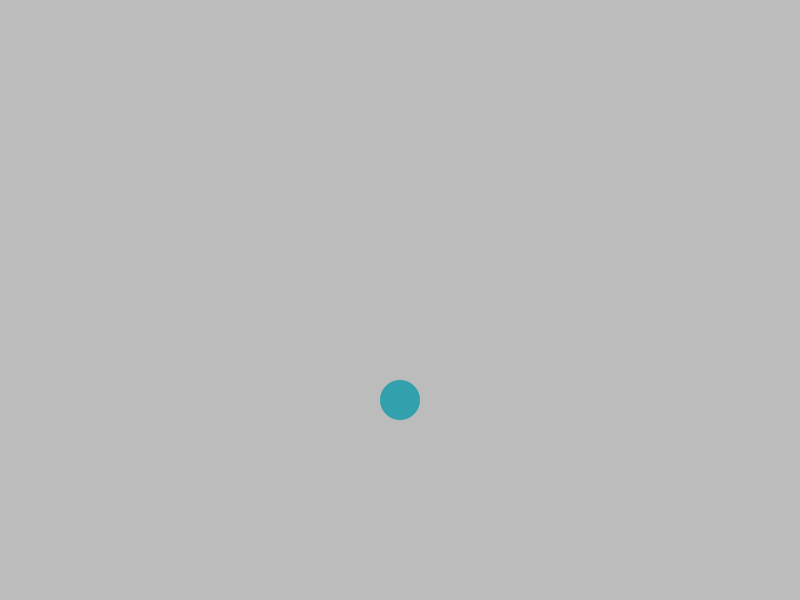
Frame 1 (no input)
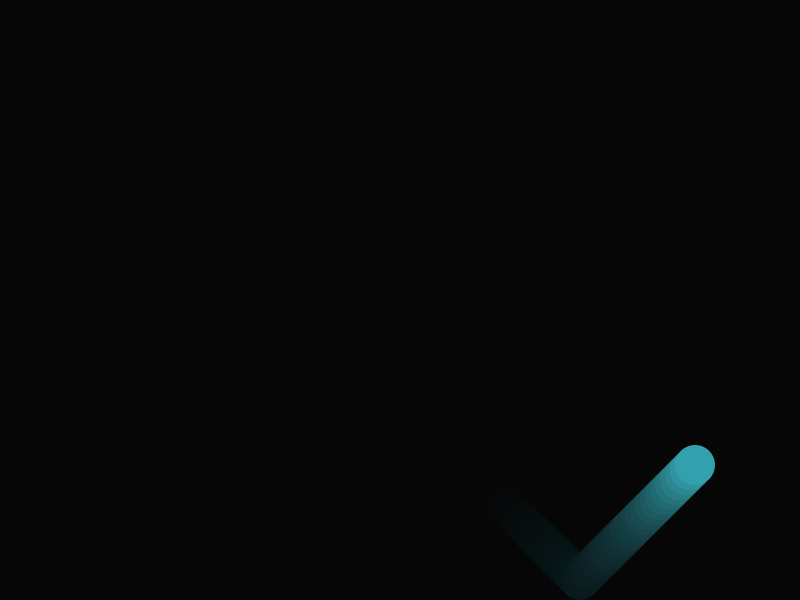
Frame 60 (the mouse pressed at the canvas centre just before this capture)
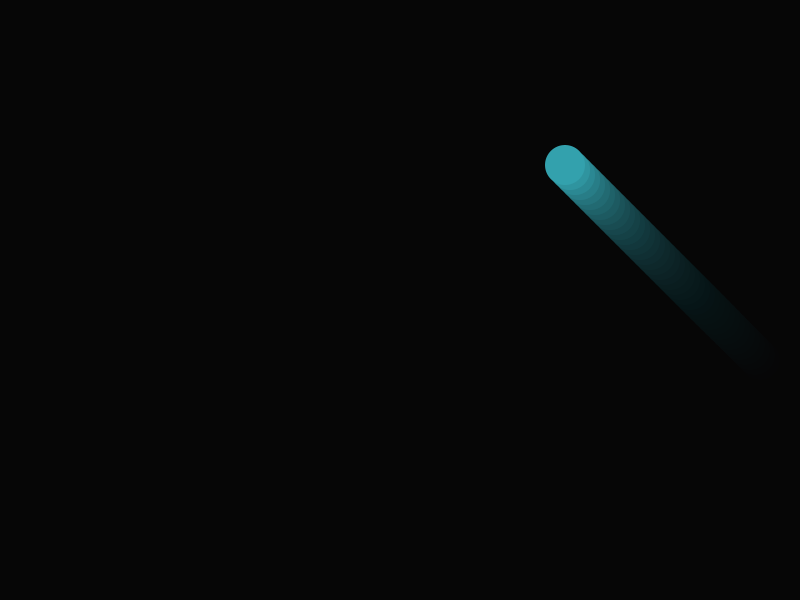
Frame 120 (the mouse held since frame 60 and released just before this capture)

The Processing sketch that drew these frames (run headless with seeded random() and noise(); from frame 60 on, the mouse is pressed at the canvas centre):

// Processing sketch: test
// ── test.pde
int _radius = 20;
float _posX = 0;
float _posY = 0;
float _speedX = 5;
float _speedY = 5;

void setup(){
  size(800, 600);
  _posX = width/2;
  _posY = width/2;
  noStroke();
}

void draw(){
  fill(0,0,0,20);
  rect(0,0,width,height);
  fill(51, 161, 173);
  circle(_posX, _posY, _radius*2);
  
  //update x values
  _posX = newPosition(_posX, _speedX);
  _speedX = newSpeed(_posX, _speedX, _radius, width - _radius); //Modifying bounds with radius of the circle so circle doesn't clip
  //update y values
  _posY = newPosition(_posY, _speedY);
  _speedY = newSpeed(_posY, _speedY, _radius, height - _radius); //Modifying bounds with radius of the circle so circle doesn't clip
}

//Change position by speed
float newPosition(float position, float speed){
  return position + speed;
}

//Bounce by inverting speed when circle is out of bounds
float newSpeed(float position, float speed, float lowerBound, float upperBound){
  if(inRange(position, lowerBound, upperBound)){
    return speed;
  }else{
    return speed * -1;
  }
}

//Is num above lowerBound and below upperBound?
boolean inRange(float num, float lowerBound, float upperBound){
   return num > lowerBound && num < upperBound;
}
